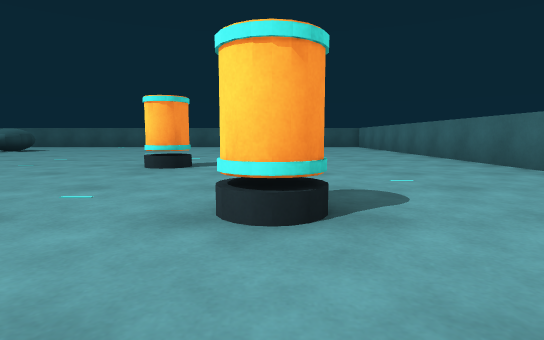
view 1 (above)

16 first-person views from a walk through a scene from a Unity 3-D project. The camera is 0.47 m above the floor, tilts 6° down and sees 80° across. The floor is counted in squares, 1 m on a side. Each view is taken from the middle of a square. On the plan, view 1 faces up. The plan holds only what a view shows up to about 9 squares ahead; the rest is blank. Some animated figures are not drawn.

view 2
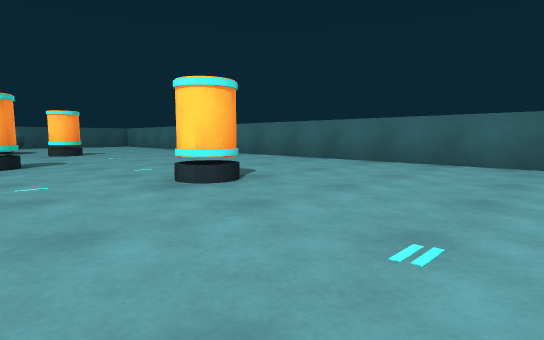

view 3
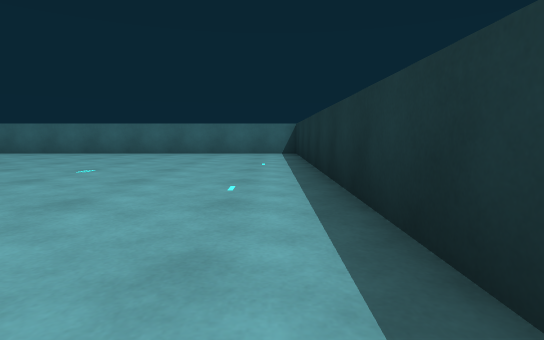

view 4
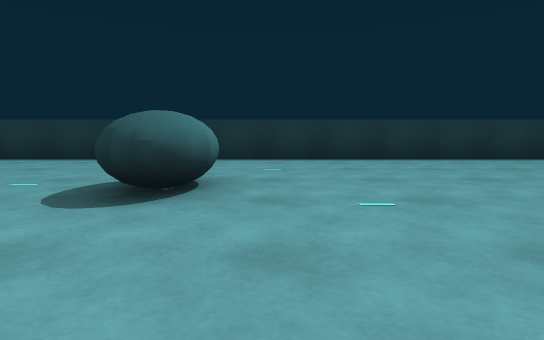

view 5
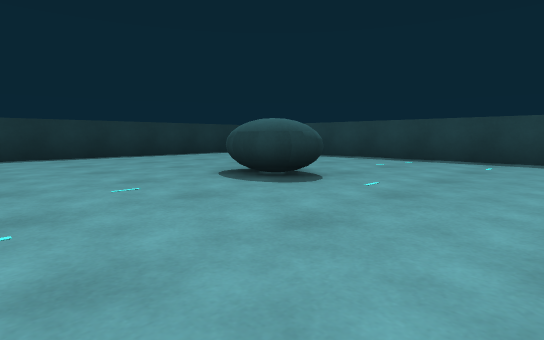

view 6
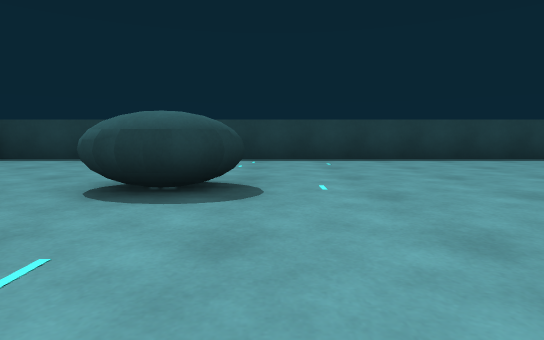

view 7
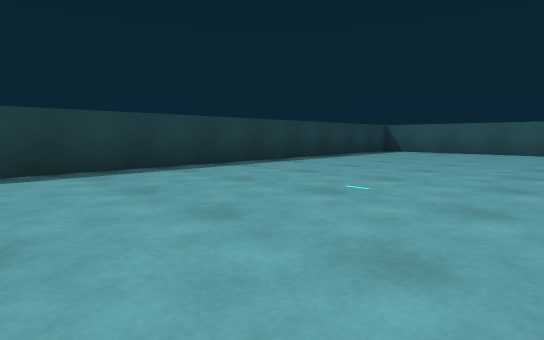

view 8
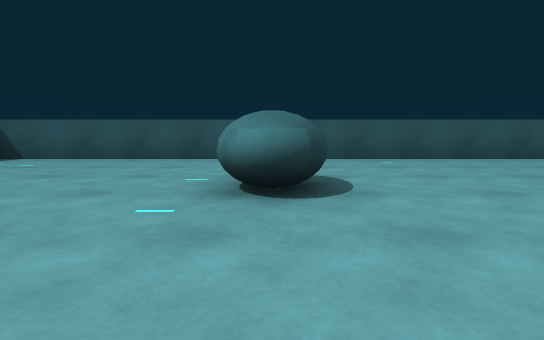

view 9
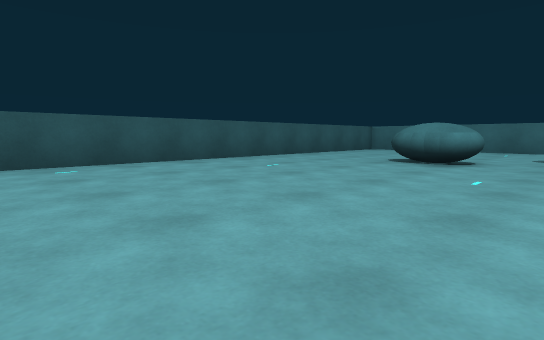

view 10
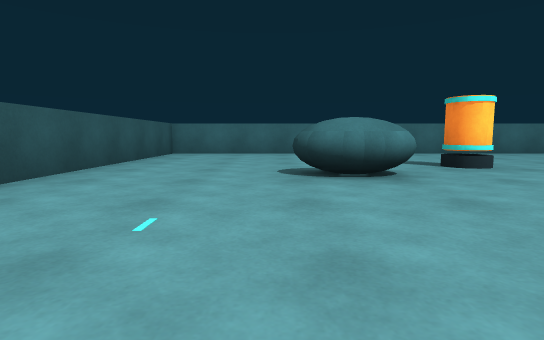

view 11
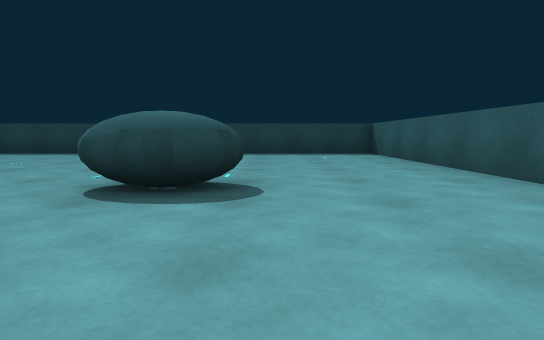

view 12
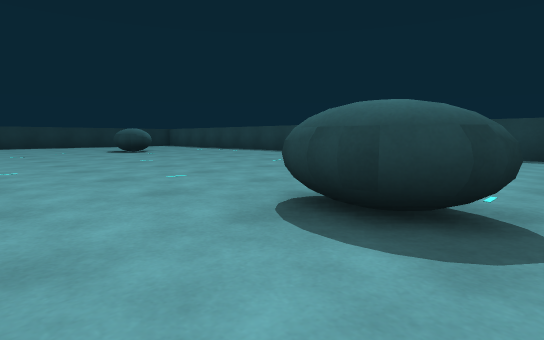

view 13
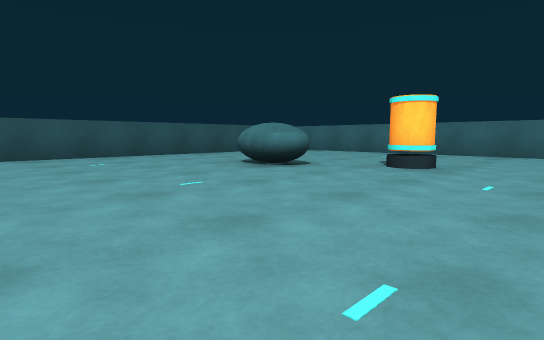

view 14
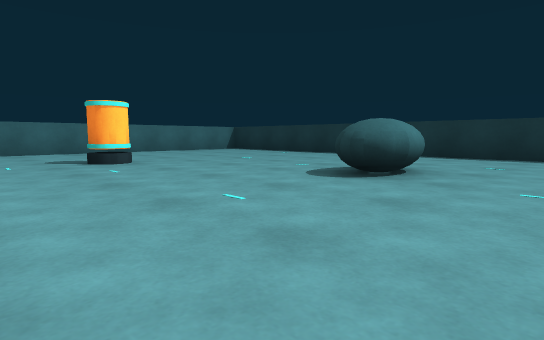

view 15
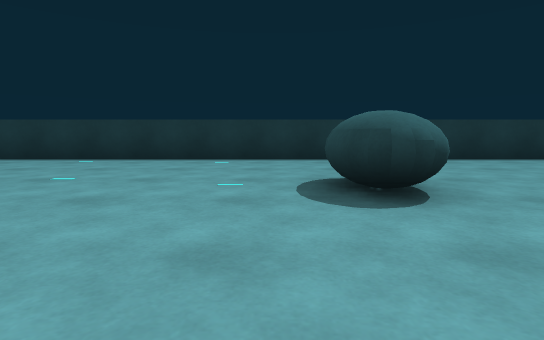

view 16
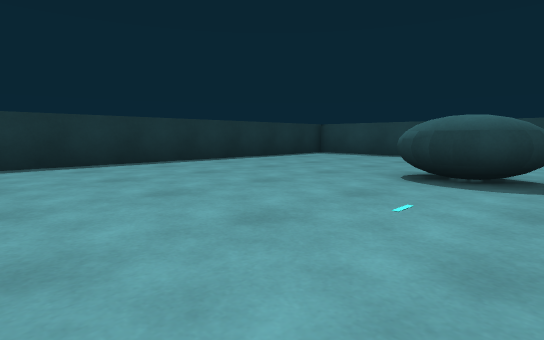

### Floor plan
Key: @ floor where view 1 was taken; # wall or solid block; . floor; O other object.
Columns run from 14 left of view 1 to 4 right of it. Each row starts with its distance up from view 1.
 14 ###################
 13 #.................#
 12 #.................#
 11 #.................#
 10 #.....#......#....#
  9 #.................#
  8 #.............O...#
  7 #.................#
  6 #.................#
  5 #.......  ..O.....#
  4 #.................#
  3 #.................#
  2 #.............O...#
  1 #...#.............#
  0 #.........#...@...#
 -1 #.................#
 -2 #.................#
 -3 #.................#
 -4 ###################

Positions as (right, up) in squares from view 1, and headings:
1: (0, 0), facing up
2: (-2, -1), facing up-right
3: (-5, -3), facing right
4: (-5, 3), facing down
5: (-7, 4), facing down-left
6: (-7, 2), facing left
7: (-9, 4), facing up-left
8: (-8, 7), facing up
9: (-7, 8), facing up-right
10: (-5, 11), facing right
11: (-5, 11), facing left
12: (-6, 11), facing down-left
13: (-5, 6), facing up-right
14: (-6, 4), facing down-right
15: (-3, 3), facing down
16: (-6, 2), facing down-left
